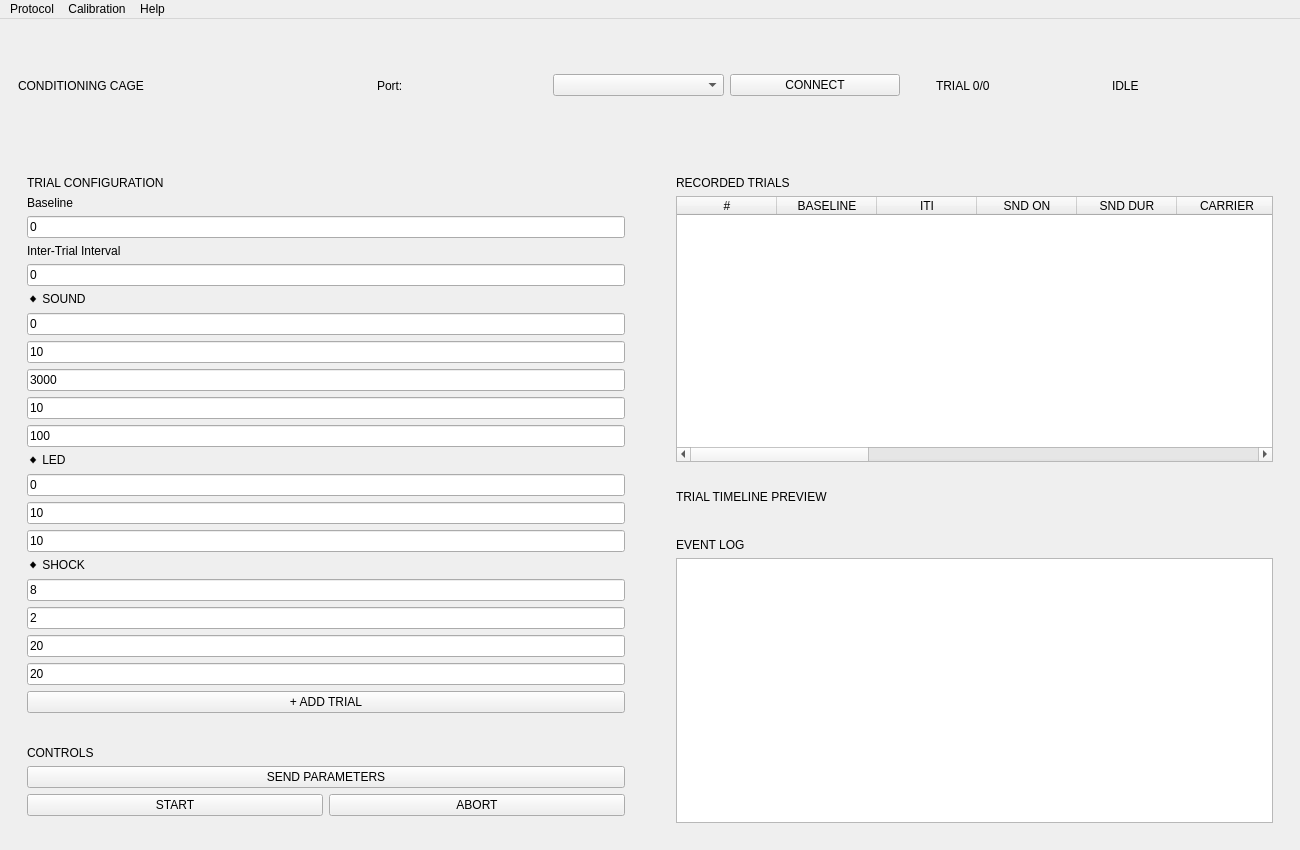
<?xml version="1.0" encoding="UTF-8"?>
<ui version="4.0">
 <class>CageApp</class>
 <widget class="QMainWindow" name="CageApp">
  <property name="geometry">
   <rect><x>0</x><y>0</y><width>1300</width><height>850</height></rect>
  </property>
  <property name="windowTitle">
   <string>Conditioning Cage v2.0</string>
  </property>
  <widget class="QWidget" name="centralwidget">
   <layout class="QVBoxLayout" name="main_layout">
    <property name="contentsMargins"><number>15</number><number>15</number><number>15</number><number>15</number></property>
    <property name="spacing"><number>15</number></property>

    <!-- HEADER -->
    <item>
     <widget class="QFrame" name="hdr">
      <property name="minimumHeight"><number>40</number></property>
      <property name="maximumHeight"><number>40</number></property>
      <layout class="QHBoxLayout" name="hdr_layout">
       <property name="contentsMargins"><number>0</number><number>0</number><number>0</number><number>0</number></property>
       <item><widget class="QLabel" name="lbl_title"><property name="text"><string>CONDITIONING CAGE</string></property></widget></item>
       <item><widget class="QLabel" name="lbl_img"><property name="text"><string/></property></widget></item>
       <item><spacer><property name="orientation"><enum>Qt::Horizontal</enum></property></spacer></item>
       <item><widget class="QLabel" name="lbl_port_label"><property name="text"><string>Port:</string></property></widget></item>
       <item><widget class="QComboBox" name="cmb_port"><property name="minimumWidth"><number>150</number></property></widget></item>
       <item><widget class="QPushButton" name="btn_connect"><property name="text"><string>CONNECT</string></property></widget></item>
       <item><spacer><property name="sizeHint" stdset="0"><size><width>30</width><height>0</height></size></property></spacer></item>
       <item><widget class="QLabel" name="lbl_trial"><property name="text"><string>TRIAL 0/0</string></property></widget></item>
       <item><widget class="QLabel" name="lbl_status"><property name="text"><string>IDLE</string></property></widget></item>
      </layout>
     </widget>
    </item>

    <!-- BODY -->
    <item>
     <layout class="QHBoxLayout" name="body_layout">
      <property name="spacing"><number>15</number></property>

      <!-- LEFT PANEL -->
      <item>
       <widget class="QWidget" name="left_panel">
        <property name="minimumWidth"><number>340</number></property>
        <property name="maximumWidth"><number>340</number></property>
        <layout class="QVBoxLayout" name="left_layout">
         <property name="contentsMargins"><number>0</number><number>0</number><number>0</number><number>0</number></property>
         <property name="spacing"><number>15</number></property>

         <!-- TRIAL CONFIGURATION -->
         <item>
          <widget class="QFrame" name="cfg_frame">
           <layout class="QVBoxLayout" name="cfg_layout">
            <item><widget class="QLabel" name="lbl_cfg_title"><property name="text"><string>TRIAL CONFIGURATION</string></property></widget></item>
            <item><widget class="QLabel" name="lbl_baseline"><property name="text"><string>Baseline</string></property></widget></item>
            <item><widget class="QLineEdit" name="e_baseline"><property name="text"><string>0</string></property></widget></item>
            <item><widget class="QLabel" name="lbl_silence"><property name="text"><string>Inter-Trial Interval</string></property></widget></item>
            <item><widget class="QLineEdit" name="e_silence"><property name="text"><string>0</string></property></widget></item>
            <item><widget class="QLabel" name="lbl_sound"><property name="text"><string>&#9670; SOUND</string></property></widget></item>
            <item><widget class="QLineEdit" name="e_snd_onset"><property name="text"><string>0</string></property></widget></item>
            <item><widget class="QLineEdit" name="e_snd_dur"><property name="text"><string>10</string></property></widget></item>
            <item><widget class="QLineEdit" name="e_carrier"><property name="text"><string>3000</string></property></widget></item>
            <item><widget class="QLineEdit" name="e_modulator"><property name="text"><string>10</string></property></widget></item>
            <item><widget class="QLineEdit" name="e_volume"><property name="text"><string>100</string></property></widget></item>
            <item><widget class="QLabel" name="lbl_led"><property name="text"><string>&#9670; LED</string></property></widget></item>
            <item><widget class="QLineEdit" name="e_led_onset"><property name="text"><string>0</string></property></widget></item>
            <item><widget class="QLineEdit" name="e_led_dur"><property name="text"><string>10</string></property></widget></item>
            <item><widget class="QLineEdit" name="e_led_freq"><property name="text"><string>10</string></property></widget></item>
            <item><widget class="QLabel" name="lbl_shock"><property name="text"><string>&#9670; SHOCK</string></property></widget></item>
            <item><widget class="QLineEdit" name="e_shk_onset"><property name="text"><string>8</string></property></widget></item>
            <item><widget class="QLineEdit" name="e_shk_dur"><property name="text"><string>2</string></property></widget></item>
            <item><widget class="QLineEdit" name="e_pulse_hi"><property name="text"><string>20</string></property></widget></item>
            <item><widget class="QLineEdit" name="e_pulse_lo"><property name="text"><string>20</string></property></widget></item>
            <item><widget class="QPushButton" name="btn_add"><property name="text"><string>+ ADD TRIAL</string></property></widget></item>
           </layout>
          </widget>
         </item>

         <!-- CONTROLS -->
         <item>
          <widget class="QFrame" name="ctrl_frame">
           <layout class="QVBoxLayout" name="ctrl_layout">
            <item><widget class="QLabel" name="lbl_ctrl_title"><property name="text"><string>CONTROLS</string></property></widget></item>
            <item><widget class="QPushButton" name="btn_send"><property name="text"><string>SEND PARAMETERS</string></property></widget></item>
            <item>
             <layout class="QHBoxLayout" name="start_abort_layout">
              <item><widget class="QPushButton" name="btn_start"><property name="text"><string>START</string></property></widget></item>
              <item><widget class="QPushButton" name="btn_abort"><property name="text"><string>ABORT</string></property></widget></item>
             </layout>
            </item>
           </layout>
          </widget>
         </item>

         <item><spacer><property name="orientation"><enum>Qt::Vertical</enum></property></spacer></item>
        </layout>
       </widget>
      </item>

      <!-- RIGHT PANEL -->
      <item>
       <widget class="QWidget" name="right_panel">
        <layout class="QVBoxLayout" name="right_layout">
         <property name="contentsMargins"><number>0</number><number>0</number><number>0</number><number>0</number></property>
         <property name="spacing"><number>10</number></property>

         <!-- RECORDED TRIALS TABLE -->
         <item>
          <widget class="QFrame" name="tbl_frame">
           <layout class="QVBoxLayout" name="tbl_layout">
            <item><widget class="QLabel" name="lbl_tbl_title"><property name="text"><string>RECORDED TRIALS</string></property></widget></item>
            <item>
             <widget class="QTableWidget" name="tbl">
              <property name="minimumHeight"><number>240</number></property>
              <property name="maximumHeight"><number>240</number></property>
              <column><property name="text"><string>#</string></property></column>
              <column><property name="text"><string>BASELINE</string></property></column>
              <column><property name="text"><string>ITI</string></property></column>
              <column><property name="text"><string>SND ON</string></property></column>
              <column><property name="text"><string>SND DUR</string></property></column>
              <column><property name="text"><string>CARRIER</string></property></column>
              <column><property name="text"><string>MOD</string></property></column>
              <column><property name="text"><string>VOL</string></property></column>
              <column><property name="text"><string>SHK ON</string></property></column>
              <column><property name="text"><string>SHK DUR</string></property></column>
              <column><property name="text"><string>PLS HI</string></property></column>
              <column><property name="text"><string>PLS LO</string></property></column>
              <column><property name="text"><string>LED ON</string></property></column>
              <column><property name="text"><string>LED DUR</string></property></column>
              <column><property name="text"><string>LED HZ</string></property></column>
              <column><property name="text"><string>DEL</string></property></column>
             </widget>
            </item>
           </layout>
          </widget>
         </item>

         <!-- TIMELINE (custom widget placeholder) -->
         <item>
          <widget class="QFrame" name="timing_frame">
           <layout class="QVBoxLayout" name="timing_layout">
            <item><widget class="QLabel" name="lbl_timing_title"><property name="text"><string>TRIAL TIMELINE PREVIEW</string></property></widget></item>
            <item>
             <widget class="QWidget" name="timing_widget" native="true">
              <!-- TimingWidget: custom QPainter widget.
                   Rendered programmatically in cage_app.py (TimingWidget class).
                   Cannot be previewed in Qt Designer. -->
              <property name="minimumHeight"><number>140</number></property>
             </widget>
            </item>
           </layout>
          </widget>
         </item>

         <!-- EVENT LOG -->
         <item>
          <widget class="QFrame" name="log_frame">
           <layout class="QVBoxLayout" name="log_layout">
            <item><widget class="QLabel" name="lbl_log_title"><property name="text"><string>EVENT LOG</string></property></widget></item>
            <item><widget class="QTextEdit" name="log"><property name="readOnly"><bool>true</bool></property></widget></item>
           </layout>
          </widget>
         </item>

        </layout>
       </widget>
      </item>

     </layout>
    </item>
   </layout>
  </widget>

  <!-- MENU BAR -->
  <widget class="QMenuBar" name="menubar">
   <widget class="QMenu" name="menu_protocol">
    <property name="title"><string>Protocol</string></property>
    <addaction name="act_save"/>
    <addaction name="act_load"/>
    <addaction name="separator"/>
    <addaction name="act_clear"/>
   </widget>
   <widget class="QMenu" name="menu_calibration">
    <property name="title"><string>Calibration</string></property>
    <addaction name="act_cal_snd"/>
    <addaction name="act_cal_led"/>
    <addaction name="act_cal_shk"/>
   </widget>
   <widget class="QMenu" name="menu_help">
    <property name="title"><string>Help</string></property>
    <addaction name="act_info"/>
   </widget>
   <addaction name="menu_protocol"/>
   <addaction name="menu_calibration"/>
   <addaction name="menu_help"/>
  </widget>

  <!-- ACTIONS -->
  <action name="act_save"><property name="text"><string>Save Protocol...</string></property><property name="shortcut"><string>Ctrl+S</string></property></action>
  <action name="act_load"><property name="text"><string>Load Protocol...</string></property><property name="shortcut"><string>Ctrl+O</string></property></action>
  <action name="act_clear"><property name="text"><string>Clear All Trials</string></property></action>
  <action name="act_cal_snd"><property name="text"><string>Calibration Sound</string></property></action>
  <action name="act_cal_led"><property name="text"><string>Calibration LED</string></property></action>
  <action name="act_cal_shk"><property name="text"><string>Calibration Shock</string></property></action>
  <action name="act_info"><property name="text"><string>Info</string></property></action>

 </widget>
 <resources/>
 <connections/>
</ui>
